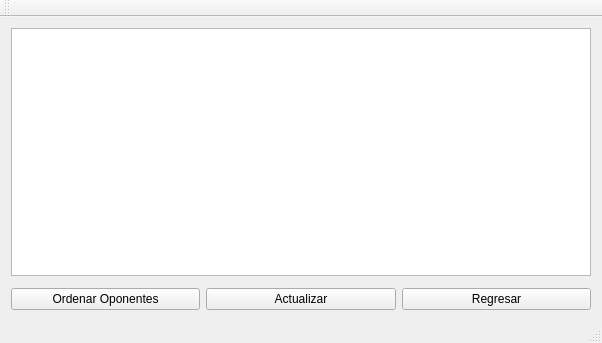
<?xml version="1.0" encoding="UTF-8"?>
<ui version="4.0">
 <class>VentanaHistorial</class>
 <widget class="QMainWindow" name="VentanaHistorial">
  <property name="geometry">
   <rect>
    <x>0</x>
    <y>0</y>
    <width>602</width>
    <height>343</height>
   </rect>
  </property>
  <property name="windowTitle">
   <string>VentanaHistorial</string>
  </property>
  <widget class="QWidget" name="centralWidget">
   <layout class="QVBoxLayout" name="verticalLayout">
    <item>
     <widget class="QTableWidget" name="tablaDatosHistorial"/>
    </item>
    <item>
     <widget class="QFrame" name="frame">
      <property name="frameShape">
       <enum>QFrame::StyledPanel</enum>
      </property>
      <property name="frameShadow">
       <enum>QFrame::Raised</enum>
      </property>
      <zorder>tablaDatosHistorial</zorder>
      <zorder></zorder>
     </widget>
    </item>
    <item>
     <layout class="QHBoxLayout" name="horizontalLayout">
      <item>
       <widget class="QPushButton" name="pushButton">
        <property name="text">
         <string>Ordenar Oponentes</string>
        </property>
       </widget>
      </item>
      <item>
       <widget class="QPushButton" name="btnActualizar">
        <property name="text">
         <string>Actualizar</string>
        </property>
       </widget>
      </item>
      <item>
       <widget class="QPushButton" name="btnRegresar">
        <property name="text">
         <string>Regresar</string>
        </property>
       </widget>
      </item>
     </layout>
    </item>
   </layout>
  </widget>
  <widget class="QMenuBar" name="menuBar">
   <property name="geometry">
    <rect>
     <x>0</x>
     <y>0</y>
     <width>602</width>
     <height>25</height>
    </rect>
   </property>
  </widget>
  <widget class="QToolBar" name="mainToolBar">
   <attribute name="toolBarArea">
    <enum>TopToolBarArea</enum>
   </attribute>
   <attribute name="toolBarBreak">
    <bool>false</bool>
   </attribute>
  </widget>
  <widget class="QStatusBar" name="statusBar"/>
 </widget>
 <layoutdefault spacing="6" margin="11"/>
 <resources/>
 <connections/>
</ui>
